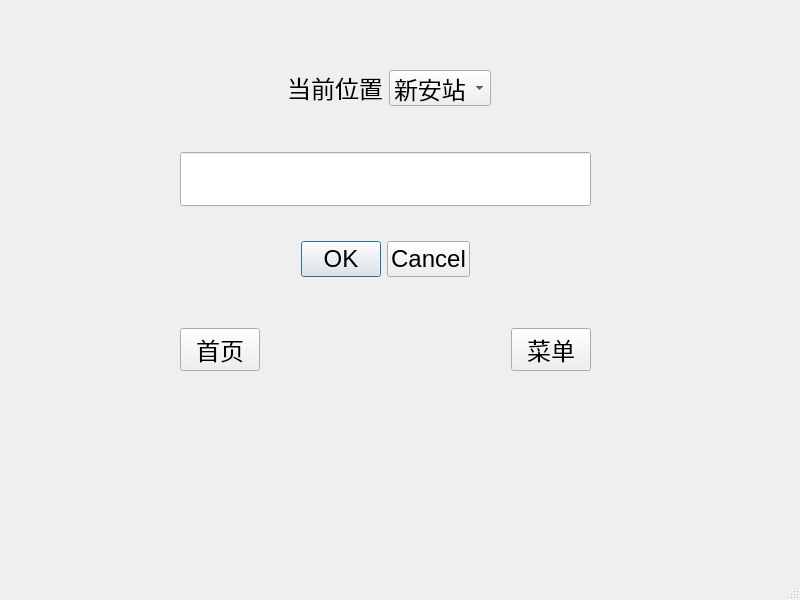
<?xml version="1.0" encoding="UTF-8"?>
<ui version="4.0">
 <class>MainWindow</class>
 <widget class="QMainWindow" name="MainWindow">
  <property name="enabled">
   <bool>true</bool>
  </property>
  <property name="geometry">
   <rect>
    <x>0</x>
    <y>0</y>
    <width>800</width>
    <height>600</height>
   </rect>
  </property>
  <property name="sizePolicy">
   <sizepolicy hsizetype="Maximum" vsizetype="Maximum">
    <horstretch>0</horstretch>
    <verstretch>0</verstretch>
   </sizepolicy>
  </property>
  <property name="maximumSize">
   <size>
    <width>1800000</width>
    <height>3900000</height>
   </size>
  </property>
  <property name="font">
   <font>
    <pointsize>50</pointsize>
    <kerning>true</kerning>
   </font>
  </property>
  <property name="windowTitle">
   <string>MainWindow</string>
  </property>
  <widget class="QWidget" name="centralwidget">
   <widget class="QWidget" name="gridLayoutWidget">
    <property name="geometry">
     <rect>
      <x>180</x>
      <y>70</y>
      <width>411</width>
      <height>301</height>
     </rect>
    </property>
    <layout class="QGridLayout" name="gridLayout">
     <item row="0" column="0">
      <layout class="QHBoxLayout" name="horizontalLayout_2">
       <property name="bottomMargin">
        <number>0</number>
       </property>
       <item alignment="Qt::AlignRight|Qt::AlignVCenter">
        <widget class="QLabel" name="label">
         <property name="enabled">
          <bool>true</bool>
         </property>
         <property name="font">
          <font>
           <pointsize>18</pointsize>
           <kerning>true</kerning>
          </font>
         </property>
         <property name="text">
          <string>当前位置</string>
         </property>
         <property name="alignment">
          <set>Qt::AlignCenter</set>
         </property>
        </widget>
       </item>
       <item alignment="Qt::AlignLeft|Qt::AlignVCenter">
        <widget class="QComboBox" name="comboBox">
         <property name="sizePolicy">
          <sizepolicy hsizetype="Expanding" vsizetype="Expanding">
           <horstretch>0</horstretch>
           <verstretch>0</verstretch>
          </sizepolicy>
         </property>
         <property name="minimumSize">
          <size>
           <width>0</width>
           <height>32</height>
          </size>
         </property>
         <property name="font">
          <font>
           <pointsize>18</pointsize>
           <bold>false</bold>
           <kerning>true</kerning>
          </font>
         </property>
         <property name="mouseTracking">
          <bool>false</bool>
         </property>
         <property name="toolTipDuration">
          <number>-1</number>
         </property>
         <property name="currentIndex">
          <number>0</number>
         </property>
         <property name="maxVisibleItems">
          <number>10</number>
         </property>
         <property name="iconSize">
          <size>
           <width>19</width>
           <height>19</height>
          </size>
         </property>
         <item>
          <property name="text">
           <string>新安站</string>
          </property>
         </item>
        </widget>
       </item>
      </layout>
     </item>
     <item row="1" column="0">
      <layout class="QVBoxLayout" name="verticalLayout">
       <item>
        <spacer name="verticalSpacer_3">
         <property name="orientation">
          <enum>Qt::Vertical</enum>
         </property>
         <property name="sizeHint" stdset="0">
          <size>
           <width>20</width>
           <height>40</height>
          </size>
         </property>
        </spacer>
       </item>
       <item>
        <widget class="QLineEdit" name="lineEdit">
         <property name="font">
          <font>
           <pointsize>30</pointsize>
           <kerning>true</kerning>
          </font>
         </property>
         <property name="inputMethodHints">
          <set>Qt::ImhNone</set>
         </property>
         <property name="text">
          <string/>
         </property>
         <property name="placeholderText">
          <string/>
         </property>
        </widget>
       </item>
       <item>
        <spacer name="verticalSpacer_2">
         <property name="orientation">
          <enum>Qt::Vertical</enum>
         </property>
         <property name="sizeHint" stdset="0">
          <size>
           <width>20</width>
           <height>10</height>
          </size>
         </property>
        </spacer>
       </item>
       <item alignment="Qt::AlignHCenter|Qt::AlignVCenter">
        <widget class="QDialogButtonBox" name="buttonBox">
         <property name="sizePolicy">
          <sizepolicy hsizetype="Expanding" vsizetype="Fixed">
           <horstretch>0</horstretch>
           <verstretch>0</verstretch>
          </sizepolicy>
         </property>
         <property name="font">
          <font>
           <pointsize>18</pointsize>
           <kerning>true</kerning>
          </font>
         </property>
         <property name="standardButtons">
          <set>QDialogButtonBox::Cancel|QDialogButtonBox::Ok</set>
         </property>
        </widget>
       </item>
       <item>
        <spacer name="verticalSpacer">
         <property name="orientation">
          <enum>Qt::Vertical</enum>
         </property>
         <property name="sizeHint" stdset="0">
          <size>
           <width>20</width>
           <height>45</height>
          </size>
         </property>
        </spacer>
       </item>
      </layout>
     </item>
     <item row="2" column="0" rowspan="2">
      <layout class="QHBoxLayout" name="horizontalLayout">
       <item>
        <widget class="QPushButton" name="pushButton">
         <property name="sizePolicy">
          <sizepolicy hsizetype="Fixed" vsizetype="Fixed">
           <horstretch>0</horstretch>
           <verstretch>0</verstretch>
          </sizepolicy>
         </property>
         <property name="font">
          <font>
           <pointsize>18</pointsize>
           <kerning>true</kerning>
          </font>
         </property>
         <property name="text">
          <string>首页</string>
         </property>
        </widget>
       </item>
       <item>
        <spacer name="horizontalSpacer">
         <property name="orientation">
          <enum>Qt::Horizontal</enum>
         </property>
         <property name="sizeType">
          <enum>QSizePolicy::Expanding</enum>
         </property>
         <property name="sizeHint" stdset="0">
          <size>
           <width>60</width>
           <height>20</height>
          </size>
         </property>
        </spacer>
       </item>
       <item>
        <widget class="QPushButton" name="pushButton_2">
         <property name="sizePolicy">
          <sizepolicy hsizetype="Fixed" vsizetype="Fixed">
           <horstretch>0</horstretch>
           <verstretch>0</verstretch>
          </sizepolicy>
         </property>
         <property name="font">
          <font>
           <pointsize>18</pointsize>
           <kerning>true</kerning>
          </font>
         </property>
         <property name="text">
          <string>菜单</string>
         </property>
        </widget>
       </item>
      </layout>
     </item>
    </layout>
   </widget>
  </widget>
  <widget class="QMenuBar" name="menubar">
   <property name="geometry">
    <rect>
     <x>0</x>
     <y>0</y>
     <width>800</width>
     <height>37</height>
    </rect>
   </property>
  </widget>
  <widget class="QStatusBar" name="statusbar"/>
 </widget>
 <resources/>
 <connections/>
</ui>
